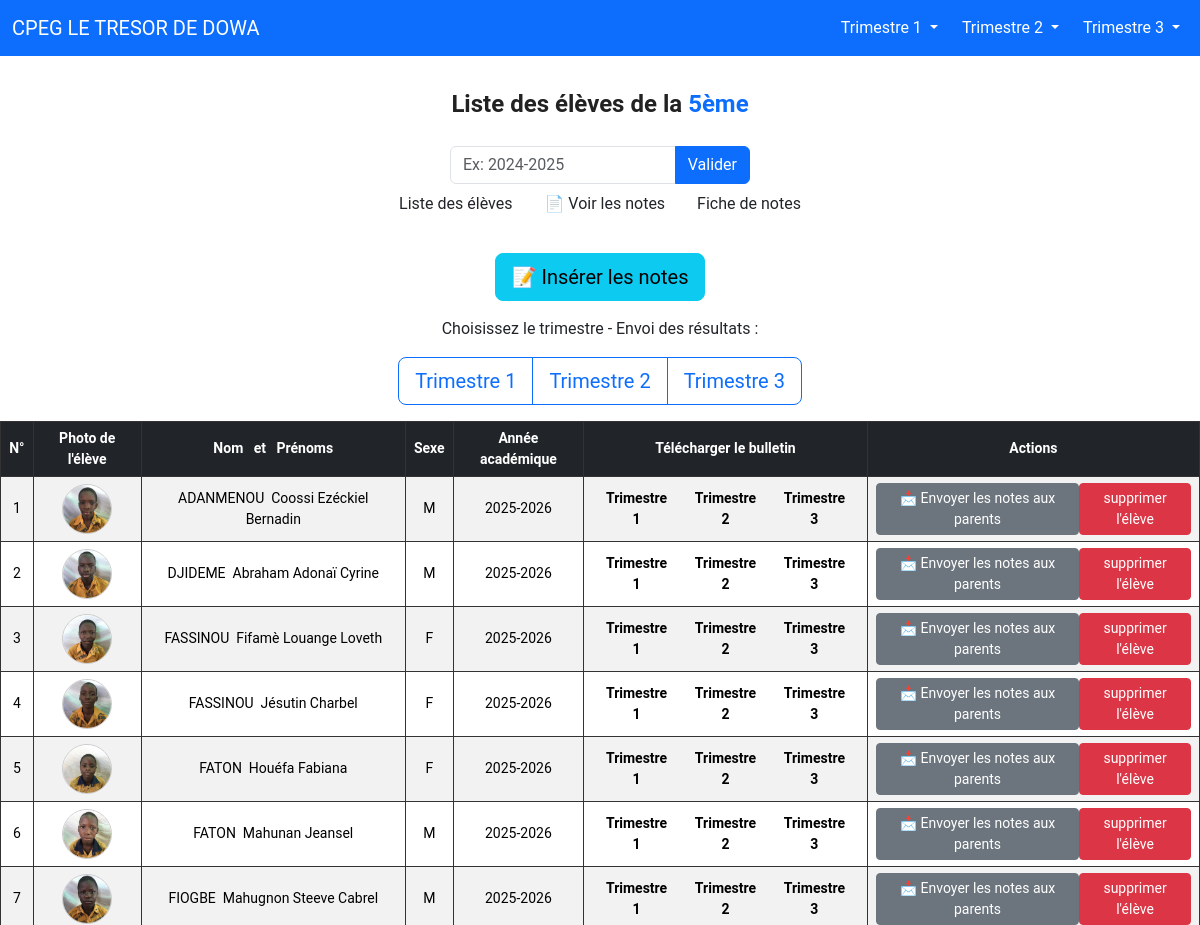
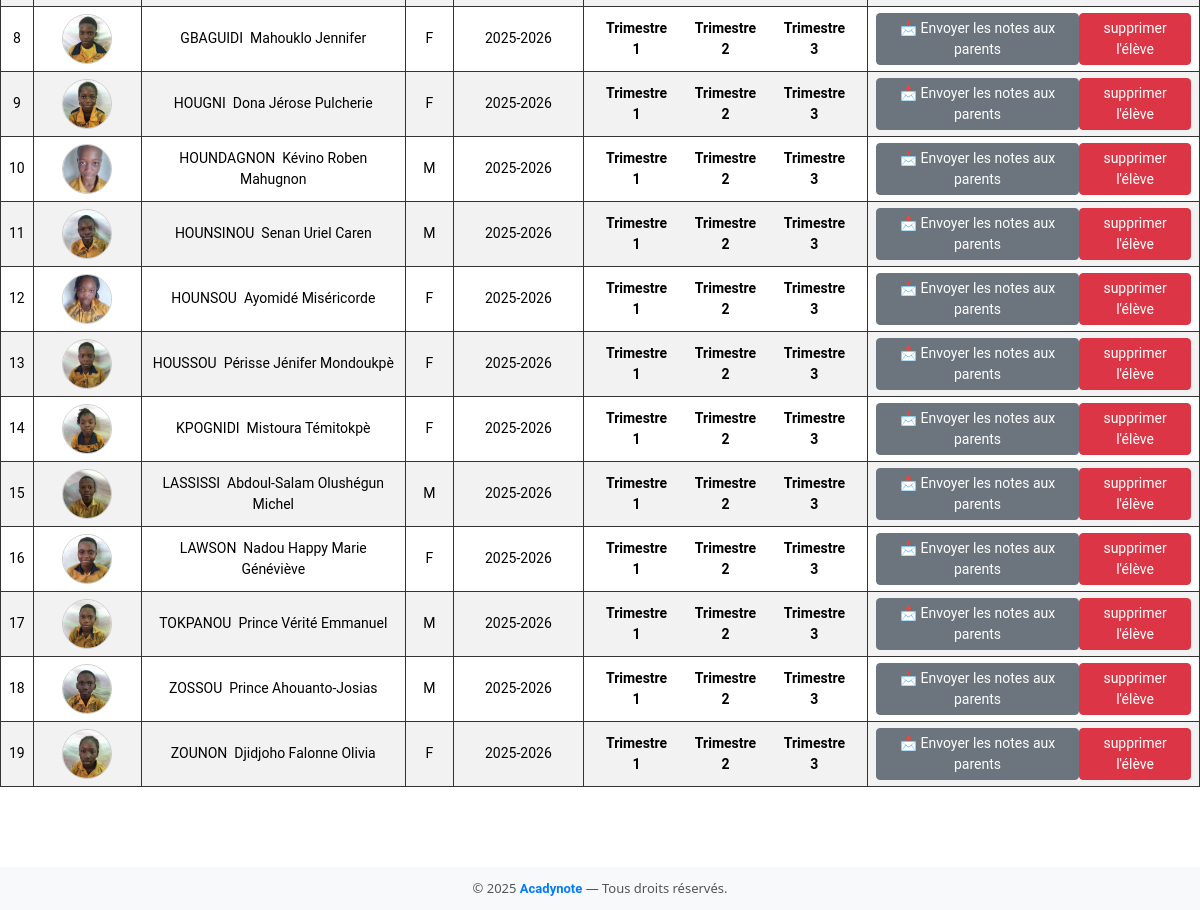
The page /5eme/2025-2026/ on the database its author committed (2 pictures, top to bottom).
### myapp/models.py (models this page shows, shortened)
class Login(models.Model):
    username = models.CharField(max_length=100)
    school_name = models.CharField(max_length=100)
    password = models.CharField(max_length=100)
    email= models.CharField(max_length=100)
    numero = models.CharField(max_length=100)
    name = models.CharField(max_length=100,null=True)
    profile_image = models.ImageField(upload_to="profile_images/", blank=True, null=True)
    coin_droit = models.ImageField(upload_to="cartes/recto/", blank=True, null=True)
    fond_verso = models.ImageField(upload_to="cartes/verso/", blank=True, null=True)

class Eleve(models.Model):
    nom = models.CharField(max_length=100)
    prenoms = models.CharField(max_length=100)
    classe = models.CharField(max_length=50)
    annee_academique = models.CharField(max_length=50)
    sexe = models.CharField(max_length=10, choices=[('M', 'Masculin'), ('F', 'Feminin')])  # Exemple
    date_enregistrement = models.DateTimeField(auto_now_add=True)
    matricule = models.CharField(max_length=50,null=True)
    telephone_parent = models.CharField(max_length=15, blank=True, null=True)  # exemple
    email_parent = models.CharField(max_length=15, blank=True, null=True)  # exemple
    date_naissance = models.DateField(blank=True, null=True)
    lieu_naissance = models.CharField(max_length=100, blank=True, null=True)
    nationalite = models.CharField(max_length=50, blank=True, null=True)
    profile_eleve = models.ImageField(upload_to="profile_images/", blank=True, null=True)

### myapp/views.py (the view)
# urls.py: path('5eme/<str:annee>/', views.afficher_cinquieme, name='afficher_cinquieme'),
def afficher_cinquieme(request,annee):
    annee_academique = request.GET.get('annee',annee)
    if annee_academique:
        eleves = Eleve.objects.filter(classe="5ème", annee_academique=annee_academique).order_by('nom','prenoms')
    else:
        eleves = Eleve.objects.filter(classe="5ème").order_by('nom','prenoms')
    user = Login.objects.first()  # Récupère le premier utilisateur (si un utilisateur existe)
    school_name = user.school_name if user else ""
    return render(request, 'listes_classes/5ème.html', {
        'eleves': eleves,
        "school_name": school_name,
        'classe': "5ème",
        'annee_academique': annee_academique  # Passer l'année sélectionnée pour pré-remplir le champ dans le formulaire
    })

### myapp/templates/listes_classes/5ème.html (shortened to what this page needs)
{% extends 'base.html' %}
{% block content %}
<nav class="navbar navbar-expand-lg navbar-dark bg-primary">
    <div class="container-fluid">
        <a class="navbar-brand" href="{% url 'accueil' %}">{{ school_name }}</a>
        <div class="collapse navbar-collapse" id="navbarNav">
            <ul class="navbar-nav ms-auto">
                <li class="nav-item dropdown me-2">
                    <a class="nav-link dropdown-toggle text-white" href="#" role="button" data-bs-toggle="dropdown">
                        Trimestre 1
                    </a>
                </li>
                <li class="nav-item dropdown me-2">
                    <a class="nav-link dropdown-toggle text-white" href="#" role="button" data-bs-toggle="dropdown">
                        Trimestre 2
                    </a>
                </li>
                <li class="nav-item dropdown">
                    <a class="nav-link dropdown-toggle text-white" href="#" role="button" data-bs-toggle="dropdown">
                        Trimestre 3
                    </a>
                </li>
            </ul>
        </div>
    </div>
</nav>
<div class="welcome-text">
  Liste des élèves de la <span class="text-primary">5ème</span>
  <form id="annee-form" method="GET" class="d-flex justify-content-center mt-4">
    <div class="input-group" style="max-width: 300px;">
        <input type="text" name="annee" class="form-control" placeholder="Ex: 2024-2025" value="">
        <button class="btn btn-primary" type="submit">Valider</button>
    </div>
</form>
<a href="{% url 'liste_eleves' classe=classe annee_academique=annee_academique %}" class="btn btn-default">Liste des élèves</a>
<a href="{% url 'fiche_notes_detail' classe=classe annee_academique=annee_academique %}"
   class="btn btn-default">
   📄 Voir les notes
</a>
<a href="{% url 'fiche_note' classe=classe annee_academique=annee_academique %}" class="btn btn-default">Fiche de notes</a>
</div>
<div class="text-center mb-3">
    <a href="{% url 'inserer_notes_classe' classe=classe annee_academique=annee_academique %}"
       class="btn btn-info btn-lg">
       📝 Insérer les notes
    </a>
    </div>
    <div class="text-center mb-3">
        <p>Choisissez le trimestre - Envoi des résultats :</p>
        <div class="btn-group" role="group">
            <a href="{% url 'envoyer_notes' classe=classe annee_academique=annee_academique %}?trimestre=1"
               class="btn btn-outline-primary btn-lg">
               Trimestre 1
            </a>
            <a href="{% url 'envoyer_notes' classe=classe annee_academique=annee_academique %}?trimestre=2"
               class="btn btn-outline-primary btn-lg">
               Trimestre 2
            </a>
            <a href="{% url 'envoyer_notes' classe=classe annee_academique=annee_academique %}?trimestre=3"
               class="btn btn-outline-primary btn-lg">
               Trimestre 3
            </a>
        </div>
    </div>
<table class="table table-striped table-bordered">
<thead class="table-dark">
  <tr>
    <th class="text text-center">N°</th>
    <th class="text text-center">Photo de l'élève</th>
    <th class="text text-center">Nom &nbsp et &nbsp Prénoms </th>
    <th class="text text-center">Sexe</th>
    <th class="text text-center">Année académique</th>
    <th class="text text-center">Télécharger le bulletin</th>
    <th class="text text-center">Actions</th>
  </tr>
</thead>
<tbody>
  {% for eleve in eleves %}
  <tr>
      <td class="text text-center"><a style="color:black;" href="{% url 'modifier_eleve' annee=annee_academique classe=eleve.classe eleve_id=eleve.id %}">{{ forloop.counter }}</a></td>
      <td class="text text-center">
        {% if eleve.profile_eleve %}
            <img src="{{ eleve.profile_eleve.url }}" alt="Photo de {{ eleve.nom }}" class="photo-eleve">
        {% else %}
            <span>Aucune photo</span>
        {% endif %}
    </td>
      <td class="text text-center">{{ eleve.nom }}&nbsp&nbsp{{ eleve.prenoms }}</td>
      <td class="text text-center">{{ eleve.sexe }}</td>
      <td class="text text-center">{{ eleve.annee_academique }}</td>
      <td>
        <div class="d-flex justify-content-center">
        <button class="btn btn-default btn-sm"><a href="{% url 'trimestre1' classe=eleve.classe eleve_id=eleve.id %}" style="color:black; font-size:14px; font-weight:bold;">Trimestre 1</a></button>
        <button class="btn btn-default btn-sm"><a href="{% url 'trimestre2' classe=eleve.classe eleve_id=eleve.id %}"  style="color:black; font-size:14px; font-weight:bold;">Trimestre 2</a></button>
        <button class="btn btn-default btn-sm"><a href="{% url 'trimestre3' classe=eleve.classe eleve_id=eleve.id %}"  style="color:black; font-size:14px; font-weight:bold;">Trimestre 3</a></button>
        </div>
      </td>
      <td>
        <div class="d-flex justify-content-center">
            <a href="{% url 'choisir_trimestre' eleve_id=eleve.id %}" class="btn btn-secondary btn-sm">
         📩 Envoyer les notes aux parents
     </a>
<button class="btn btn-danger btn-sm"><a href="{% url 'supprimer_eleve' eleve.id %}"onclick="return confirm('Êtes-vous sûr de vouloir supprimer cet élève ?');">supprimer l'élève</a></button>
      </div>
      </td>
    </tr>
  {% endfor %}
</tbody>
</table>
{% endblock content %}

### myapp/templates/base.html (style rules this page uses)
* { font-family: 'Roboto', sans-serif; scroll-behavior: smooth; box-sizing: border-box; transition: all 0.3s ease-in-out; }
.welcome-text { text-align: center; margin: 30px 0; font-size: 24px; font-weight: bold; color: #222; }
a { text-decoration: none; color: white; }
.photo-eleve { width: 50px; height: 50px; object-fit: cover; border-radius: 50%; border: 1px solid #ccc; }
.table th, .table td { border: 1px solid #333; padding: 6px 8px; font-size: 14px; vertical-align: middle; text-align: center; }

### rows shown on the page
Login: school_name "CPEG LE TRESOR DE DOWA"
Eleve: profile_eleve (picture), nom "ADANMENOU", prenoms "Coossi Ezéckiel Bernadin", sexe "M", annee_academique "2025-2026"
Eleve: profile_eleve (picture), nom "DJIDEME", prenoms "Abraham Adonaï Cyrine", sexe "M", annee_academique "2025-2026"
Eleve: profile_eleve (picture), nom "FASSINOU", prenoms "Fifamè Louange Loveth", sexe "F", annee_academique "2025-2026"
Eleve: profile_eleve (picture), nom "FASSINOU", prenoms "Jésutin Charbel", sexe "F", annee_academique "2025-2026"
Eleve: profile_eleve (picture), nom "FATON", prenoms "Houéfa Fabiana", sexe "F", annee_academique "2025-2026"
Eleve: profile_eleve (picture), nom "FATON", prenoms "Mahunan Jeansel", sexe "M", annee_academique "2025-2026"
Eleve: profile_eleve (picture), nom "FIOGBE", prenoms "Mahugnon Steeve Cabrel", sexe "M", annee_academique "2025-2026"
Eleve: profile_eleve (picture), nom "GBAGUIDI", prenoms "Mahouklo Jennifer", sexe "F", annee_academique "2025-2026"
Eleve: profile_eleve (picture), nom "HOUGNI", prenoms "Dona Jérose Pulcherie", sexe "F", annee_academique "2025-2026"
Eleve: profile_eleve (picture), nom "HOUNDAGNON", prenoms "Kévino Roben Mahugnon", sexe "M", annee_academique "2025-2026"
Eleve: profile_eleve (picture), nom "HOUNSINOU", prenoms "Senan Uriel Caren", sexe "M", annee_academique "2025-2026"
Eleve: profile_eleve (picture), nom "HOUNSOU", prenoms "Ayomidé Miséricorde", sexe "F", annee_academique "2025-2026"
Eleve: profile_eleve (picture), nom "HOUSSOU", prenoms "Périsse Jénifer Mondoukpè", sexe "F", annee_academique "2025-2026"
Eleve: profile_eleve (picture), nom "KPOGNIDI", prenoms "Mistoura Témitokpè", sexe "F", annee_academique "2025-2026"
Eleve: profile_eleve (picture), nom "LASSISSI", prenoms "Abdoul-Salam Olushégun Michel", sexe "M", annee_academique "2025-2026"
Eleve: profile_eleve (picture), nom "LAWSON", prenoms "Nadou Happy Marie Généviève", sexe "F", annee_academique "2025-2026"
Eleve: profile_eleve (picture), nom "TOKPANOU", prenoms "Prince Vérité Emmanuel", sexe "M", annee_academique "2025-2026"
Eleve: profile_eleve (picture), nom "ZOSSOU", prenoms "Prince Ahouanto-Josias", sexe "M", annee_academique "2025-2026"
Eleve: profile_eleve (picture), nom "ZOUNON", prenoms "Djidjoho Falonne Olivia", sexe "F", annee_academique "2025-2026"
